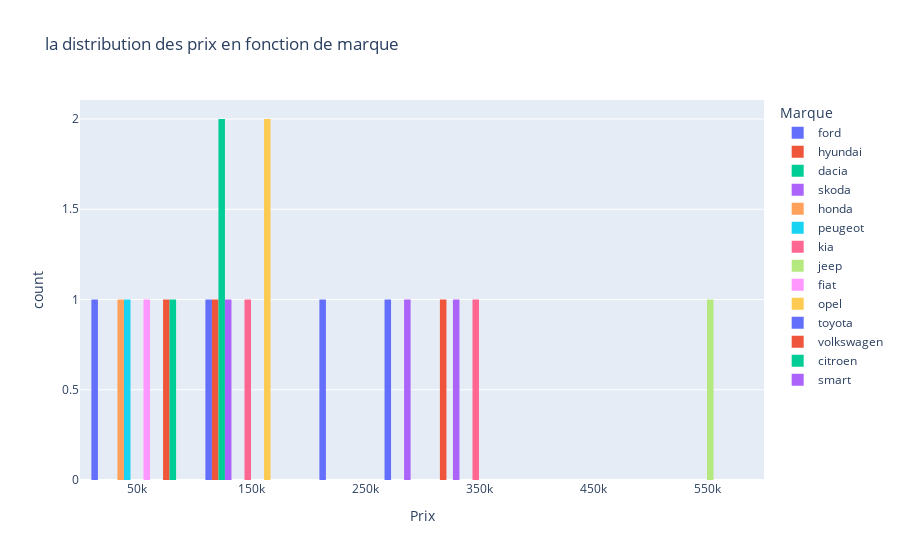

The notebook cell saved with this chart:
### Code cell
fig=px.histogram(df,
                 x='Prix',
                 color='Marque',
                 hover_data=df.columns,
                 title='la distribution des prix en fonction de marque ',
                 barmode='group')
fig.show()

### Figure 1 — Plotly figure (JSON) as saved in the notebook; plotly's stock layout.template omitted (floating-point values rounded to 4 significant figures)
{"data": [{"alignmentgroup": "True", "bingroup": "x", "hovertemplate": "Marque=ford<br>Prix=%{x}<br>count=%{y}<extra></extra>", "legendgroup": "ford", "marker": {"color": "#636efa", "pattern": {"shape": ""}}, "name": "ford", "offsetgroup": "ford", "orientation": "v", "showlegend": true, "type": "histogram", "x": [128000, 90000, 258000], "xaxis": "x", "yaxis": "y"}, {"alignmentgroup": "True", "bingroup": "x", "hovertemplate": "Marque=hyundai<br>Prix=%{x}<br>count=%{y}<extra></extra>", "legendgroup": "hyundai", "marker": {"color": "#EF553B", "pattern": {"shape": ""}}, "name": "hyundai", "offsetgroup": "hyundai", "orientation": "v", "showlegend": true, "type": "histogram", "x": [305000, 185000], "xaxis": "x", "yaxis": "y"}, {"alignmentgroup": "True", "bingroup": "x", "hovertemplate": "Marque=dacia<br>Prix=%{x}<br>count=%{y}<extra></extra>", "legendgroup": "dacia", "marker": {"color": "#00cc96", "pattern": {"shape": ""}}, "name": "dacia", "offsetgroup": "dacia", "orientation": "v", "showlegend": true, "type": "histogram", "x": [113000, 148000], "xaxis": "x", "yaxis": "y"}, {"alignmentgroup": "True", "bingroup": "x", "hovertemplate": "Marque=skoda<br>Prix=%{x}<br>count=%{y}<extra></extra>", "legendgroup": "skoda", "marker": {"color": "#ab63fa", "pattern": {"shape": ""}}, "name": "skoda", "offsetgroup": "skoda", "orientation": "v", "showlegend": true, "type": "histogram", "x": [316000, 196000], "xaxis": "x", "yaxis": "y"}, {"alignmentgroup": "True", "bingroup": "x", "hovertemplate": "Marque=honda<br>Prix=%{x}<br>count=%{y}<extra></extra>", "legendgroup": "honda", "marker": {"color": "#FFA15A", "pattern": {"shape": ""}}, "name": "honda", "offsetgroup": "honda", "orientation": "v", "showlegend": true, "type": "histogram", "x": [45000], "xaxis": "x", "yaxis": "y"}, {"alignmentgroup": "True", "bingroup": "x", "hovertemplate": "Marque=peugeot<br>Prix=%{x}<br>count=%{y}<extra></extra>", "legendgroup": "peugeot", "marker": {"color": "#19d3f3", "pattern": {"shape": ""}}, "name": "peugeot", "offsetgroup": "peugeot", "orientation": "v", "showlegend": true, "type": "histogram", "x": [75000], "xaxis": "x", "yaxis": "y"}, {"alignmentgroup": "True", "bingroup": "x", "hovertemplate": "Marque=kia<br>Prix=%{x}<br>count=%{y}<extra></extra>", "legendgroup": "kia", "marker": {"color": "#FF6692", "pattern": {"shape": ""}}, "name": "kia", "offsetgroup": "kia", "orientation": "v", "showlegend": true, "type": "histogram", "x": [192000, 375000], "xaxis": "x", "yaxis": "y"}, {"alignmentgroup": "True", "bingroup": "x", "hovertemplate": "Marque=jeep<br>Prix=%{x}<br>count=%{y}<extra></extra>", "legendgroup": "jeep", "marker": {"color": "#B6E880", "pattern": {"shape": ""}}, "name": "jeep", "offsetgroup": "jeep", "orientation": "v", "showlegend": true, "type": "histogram", "x": [520000], "xaxis": "x", "yaxis": "y"}, {"alignmentgroup": "True", "bingroup": "x", "hovertemplate": "Marque=fiat<br>Prix=%{x}<br>count=%{y}<extra></extra>", "legendgroup": "fiat", "marker": {"color": "#FF97FF", "pattern": {"shape": ""}}, "name": "fiat", "offsetgroup": "fiat", "orientation": "v", "showlegend": true, "type": "histogram", "x": [69000], "xaxis": "x", "yaxis": "y"}, {"alignmentgroup": "True", "bingroup": "x", "hovertemplate": "Marque=opel<br>Prix=%{x}<br>count=%{y}<extra></extra>", "legendgroup": "opel", "marker": {"color": "#FECB52", "pattern": {"shape": ""}}, "name": "opel", "offsetgroup": "opel", "orientation": "v", "showlegend": true, "type": "histogram", "x": [149000, 150000], "xaxis": "x", "yaxis": "y"}, {"alignmentgroup": "True", "bingroup": "x", "hovertemplate": "Marque=toyota<br>Prix=%{x}<br>count=%{y}<extra></extra>", "legendgroup": "toyota", "marker": {"color": "#636efa", "pattern": {"shape": ""}}, "name": "toyota", "offsetgroup": "toyota", "orientation": "v", "showlegend": true, "type": "histogram", "x": [290000], "xaxis": "x", "yaxis": "y"}, {"alignmentgroup": "True", "bingroup": "x", "hovertemplate": "Marque=volkswagen<br>Prix=%{x}<br>count=%{y}<extra></extra>", "legendgroup": "volkswagen", "marker": {"color": "#EF553B", "pattern": {"shape": ""}}, "name": "volkswagen", "offsetgroup": "volkswagen", "orientation": "v", "showlegend": true, "type": "histogram", "x": [30000], "xaxis": "x", "yaxis": "y"}, {"alignmentgroup": "True", "bingroup": "x", "hovertemplate": "Marque=citroen<br>Prix=%{x}<br>count=%{y}<extra></extra>", "legendgroup": "citroen", "marker": {"color": "#00cc96", "pattern": {"shape": ""}}, "name": "citroen", "offsetgroup": "citroen", "orientation": "v", "showlegend": true, "type": "histogram", "x": [45000], "xaxis": "x", "yaxis": "y"}, {"alignmentgroup": "True", "bingroup": "x", "hovertemplate": "Marque=smart<br>Prix=%{x}<br>count=%{y}<extra></extra>", "legendgroup": "smart", "marker": {"color": "#ab63fa", "pattern": {"shape": ""}}, "name": "smart", "offsetgroup": "smart", "orientation": "v", "showlegend": true, "type": "histogram", "x": [285000], "xaxis": "x", "yaxis": "y"}], "layout": {"barmode": "group", "legend": {"title": {"text": "Marque"}, "tracegroupgap": 0}, "title": {"text": "la distribution des prix en fonction de marque "}, "xaxis": {"anchor": "y", "domain": [0, 1], "title": {"text": "Prix"}}, "yaxis": {"anchor": "x", "domain": [0, 1], "title": {"text": "count"}}}}
